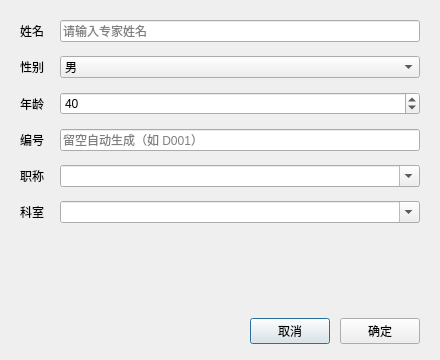
<?xml version="1.0" encoding="UTF-8"?>
<ui version="4.0">
    <class>DoctorDialog</class>
    <widget class="QDialog" name="DoctorDialog">
        <property name="geometry">
            <rect>
                <x>0</x>
                <y>0</y>
                <width>440</width>
                <height>360</height>
            </rect>
        </property>
        <property name="windowTitle">
            <string>专家信息</string>
        </property>
        <layout class="QVBoxLayout" name="rootLayout">
            <property name="spacing">
                <number>16</number>
            </property>
            <property name="leftMargin">
                <number>20</number>
            </property>
            <property name="topMargin">
                <number>20</number>
            </property>
            <property name="rightMargin">
                <number>20</number>
            </property>
            <property name="bottomMargin">
                <number>16</number>
            </property>
            <item>
                <layout class="QFormLayout" name="formLayout">
                    <property name="horizontalSpacing">
                        <number>16</number>
                    </property>
                    <property name="verticalSpacing">
                        <number>14</number>
                    </property>
                    <property name="labelAlignment">
                        <set>Qt::AlignRight|Qt::AlignTrailing|Qt::AlignVCenter</set>
                    </property>
                    <item row="0" column="0">
                        <widget class="QLabel" name="label">
                            <property name="text">
                                <string>姓名</string>
                            </property>
                        </widget>
                    </item>
                    <item row="0" column="1">
                        <widget class="QLineEdit" name="edtName">
                            <property name="placeholderText">
                                <string>请输入专家姓名</string>
                            </property>
                        </widget>
                    </item>
                    <item row="1" column="0">
                        <widget class="QLabel" name="label_2">
                            <property name="text">
                                <string>性别</string>
                            </property>
                        </widget>
                    </item>
                    <item row="1" column="1">
                        <widget class="QComboBox" name="cmbGender">
                            <item>
                                <property name="text">
                                    <string>男</string>
                                </property>
                            </item>
                            <item>
                                <property name="text">
                                    <string>女</string>
                                </property>
                            </item>
                        </widget>
                    </item>
                    <item row="2" column="0">
                        <widget class="QLabel" name="label_3">
                            <property name="text">
                                <string>年龄</string>
                            </property>
                        </widget>
                    </item>
                    <item row="2" column="1">
                        <widget class="QSpinBox" name="spnAge">
                            <property name="minimum">
                                <number>18</number>
                            </property>
                            <property name="maximum">
                                <number>100</number>
                            </property>
                            <property name="value">
                                <number>40</number>
                            </property>
                        </widget>
                    </item>
                    <item row="3" column="0">
                        <widget class="QLabel" name="label_4">
                            <property name="text">
                                <string>编号</string>
                            </property>
                        </widget>
                    </item>
                    <item row="3" column="1">
                        <widget class="QLineEdit" name="edtId">
                            <property name="placeholderText">
                                <string>留空自动生成（如 D001）</string>
                            </property>
                        </widget>
                    </item>
                    <item row="4" column="0">
                        <widget class="QLabel" name="label_5">
                            <property name="text">
                                <string>职称</string>
                            </property>
                        </widget>
                    </item>
                    <item row="4" column="1">
                        <widget class="QComboBox" name="cmbTitle">
                            <property name="editable">
                                <bool>true</bool>
                            </property>
                        </widget>
                    </item>
                    <item row="5" column="0">
                        <widget class="QLabel" name="label_6">
                            <property name="text">
                                <string>科室</string>
                            </property>
                        </widget>
                    </item>
                    <item row="5" column="1">
                        <widget class="QComboBox" name="cmbDept">
                            <property name="editable">
                                <bool>true</bool>
                            </property>
                        </widget>
                    </item>
                </layout>
            </item>
            <item>
                <layout class="QHBoxLayout" name="buttonRow">
                    <property name="spacing">
                        <number>10</number>
                    </property>
                    <item>
                        <spacer name="buttonSpacer">
                            <property name="orientation">
                                <enum>Qt::Horizontal</enum>
                            </property>
                            <property name="sizeHint" stdset="0">
                                <size>
                                    <width>40</width>
                                    <height>20</height>
                                </size>
                            </property>
                        </spacer>
                    </item>
                    <item>
                        <widget class="QPushButton" name="btnCancel">
                            <property name="text">
                                <string>取消</string>
                            </property>
                        </widget>
                    </item>
                    <item>
                        <widget class="QPushButton" name="btnOk">
                            <property name="text">
                                <string>确定</string>
                            </property>
                        </widget>
                    </item>
                </layout>
            </item>
        </layout>
    </widget>
    <resources/>
    <connections/>
</ui>
